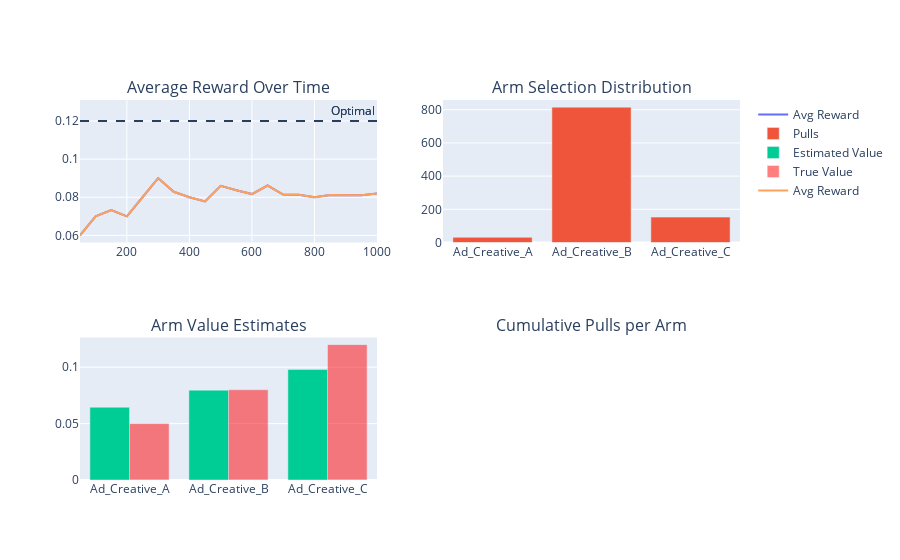

Notebook cell for this chart:
### Code cell
fig.add_trace(
    go.Scatter(x=df['iteration'], y=df['average_reward'], name='Avg Reward'),
    row=1, col=1
)
fig.add_hline(y=max(TRUE_CONVERSION_RATES), line_dash="dash", 
              annotation_text="Optimal", row=1, col=1)

### Figure 1 — Plotly figure (JSON) as saved in the notebook; plotly's stock layout.template omitted (floating-point values rounded to 4 significant figures)
{"data": [{"name": "Avg Reward", "type": "scatter", "x": [50, 100, 150, 200, 250, 300, 350, 400, 450, 500, 550, 600, 650, 700, 750, 800, 850, 900, 950, 1000], "xaxis": "x", "y": [0.06, 0.07, 0.07333, 0.07, 0.08, 0.09, 0.08286, 0.08, 0.07778, 0.086, 0.08364, 0.08167, 0.08615, 0.08143, 0.08133, 0.08, 0.08118, 0.08111, 0.08105, 0.082], "yaxis": "y"}, {"name": "Pulls", "type": "bar", "x": ["Ad_Creative_A", "Ad_Creative_B", "Ad_Creative_C"], "xaxis": "x2", "y": [31, 816, 153], "yaxis": "y2"}, {"name": "Estimated Value", "type": "bar", "x": ["Ad_Creative_A", "Ad_Creative_B", "Ad_Creative_C"], "xaxis": "x3", "y": [0.06452, 0.07966, 0.09804], "yaxis": "y3"}, {"marker": {"color": "red"}, "name": "True Value", "opacity": 0.5, "type": "bar", "x": ["Ad_Creative_A", "Ad_Creative_B", "Ad_Creative_C"], "xaxis": "x3", "y": [0.05, 0.08, 0.12], "yaxis": "y3"}, {"name": "Avg Reward", "type": "scatter", "x": [50, 100, 150, 200, 250, 300, 350, 400, 450, 500, 550, 600, 650, 700, 750, 800, 850, 900, 950, 1000], "xaxis": "x", "y": [0.06, 0.07, 0.07333, 0.07, 0.08, 0.09, 0.08286, 0.08, 0.07778, 0.086, 0.08364, 0.08167, 0.08615, 0.08143, 0.08133, 0.08, 0.08118, 0.08111, 0.08105, 0.082], "yaxis": "y"}], "layout": {"annotations": [{"font": {"size": 16}, "showarrow": false, "text": "Average Reward Over Time", "x": 0.225, "xanchor": "center", "xref": "paper", "y": 1, "yanchor": "bottom", "yref": "paper"}, {"font": {"size": 16}, "showarrow": false, "text": "Arm Selection Distribution", "x": 0.775, "xanchor": "center", "xref": "paper", "y": 1, "yanchor": "bottom", "yref": "paper"}, {"font": {"size": 16}, "showarrow": false, "text": "Arm Value Estimates", "x": 0.225, "xanchor": "center", "xref": "paper", "y": 0.375, "yanchor": "bottom", "yref": "paper"}, {"font": {"size": 16}, "showarrow": false, "text": "Cumulative Pulls per Arm", "x": 0.775, "xanchor": "center", "xref": "paper", "y": 0.375, "yanchor": "bottom", "yref": "paper"}, {"showarrow": false, "text": "Optimal", "x": 1, "xanchor": "right", "xref": "x domain", "y": 0.12, "yanchor": "bottom", "yref": "y"}, {"showarrow": false, "text": "Optimal", "x": 1, "xanchor": "right", "xref": "x domain", "y": 0.12, "yanchor": "bottom", "yref": "y"}], "shapes": [{"line": {"dash": "dash"}, "type": "line", "x0": 0, "x1": 1, "xref": "x domain", "y0": 0.12, "y1": 0.12, "yref": "y"}, {"line": {"dash": "dash"}, "type": "line", "x0": 0, "x1": 1, "xref": "x domain", "y0": 0.12, "y1": 0.12, "yref": "y"}], "xaxis": {"anchor": "y", "domain": [0, 0.45]}, "xaxis2": {"anchor": "y2", "domain": [0.55, 1]}, "xaxis3": {"anchor": "y3", "domain": [0, 0.45]}, "xaxis4": {"anchor": "y4", "domain": [0.55, 1]}, "yaxis": {"anchor": "x", "domain": [0.625, 1]}, "yaxis2": {"anchor": "x2", "domain": [0.625, 1]}, "yaxis3": {"anchor": "x3", "domain": [0, 0.375]}, "yaxis4": {"anchor": "x4", "domain": [0, 0.375]}}}
